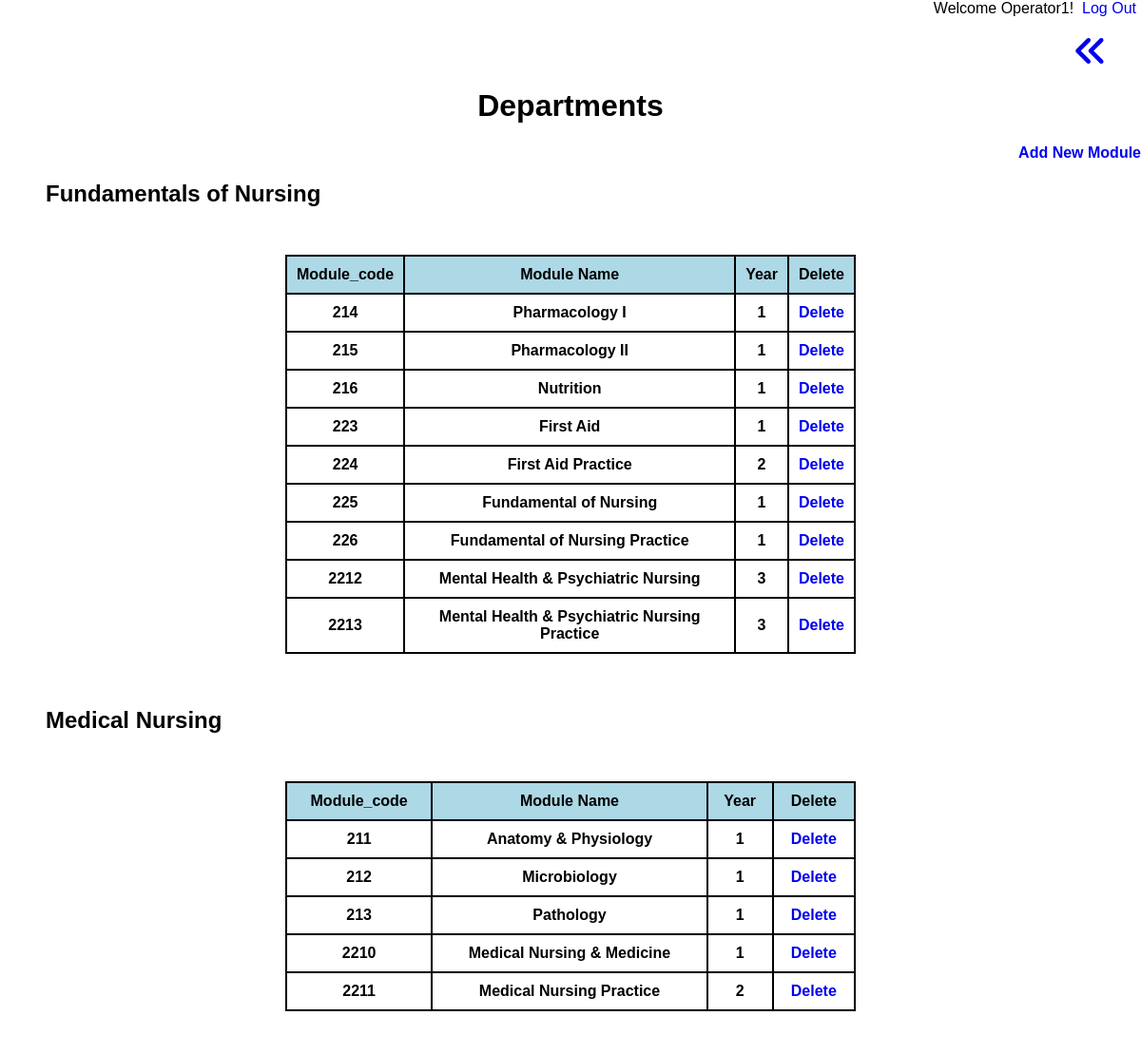
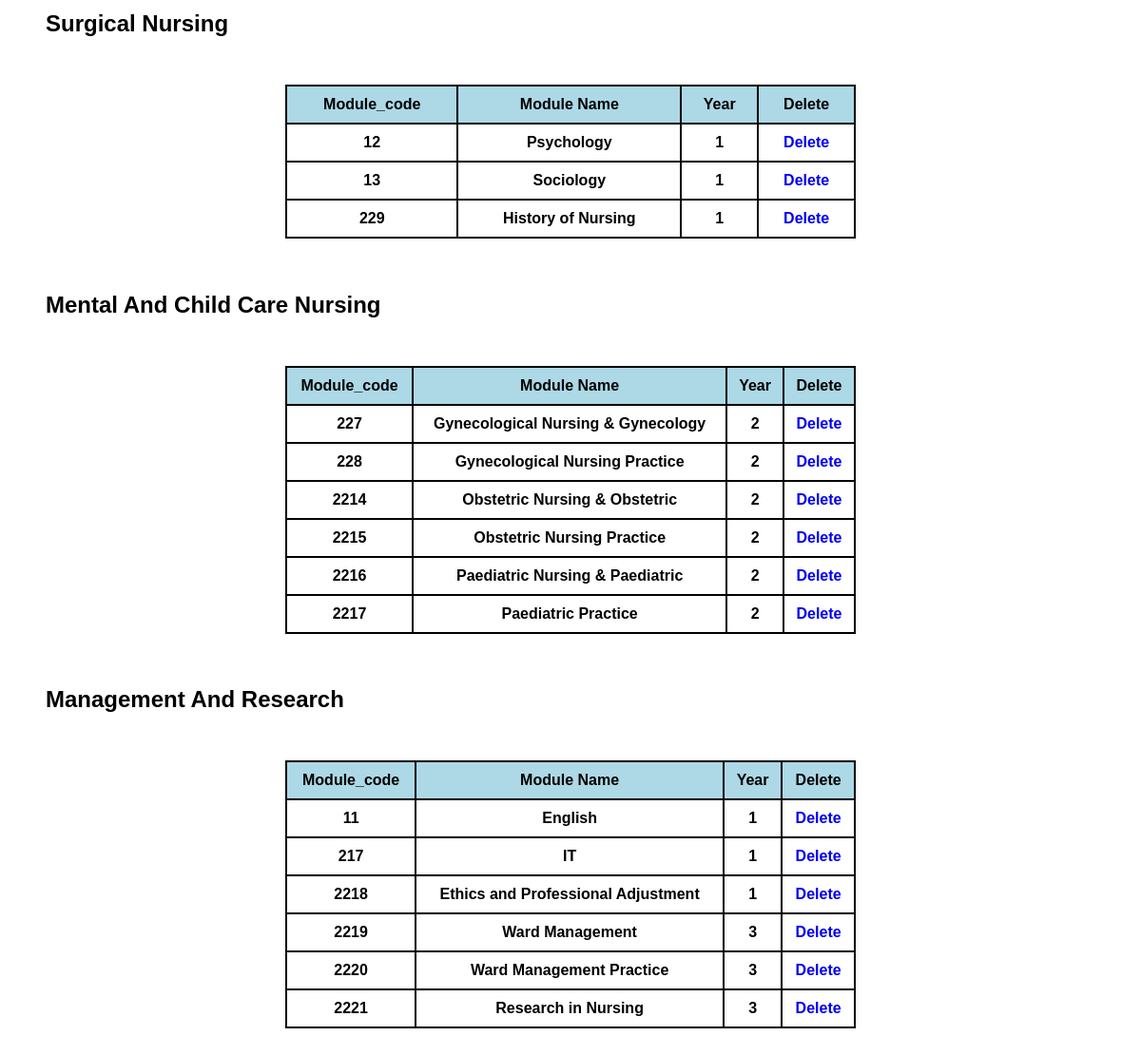
The app's page /add_modules_details.php (signed in) with its own data (2 pictures, top to bottom).
### tables this page shows
CREATE TABLE `modules` (
  `module_code` int(5) NOT NULL,
  `module_name` varchar(50) NOT NULL,
  `year` int(2) NOT NULL,
  `department` int(2) NOT NULL
);

### Model/db-add-modules.php (the view, shortened to what this page needs)
<?php require_once('inc/dbconnection.php'); ?>
<?php
	$modules_list = '';
	$query = "SELECT * FROM modules WHERE department=1";
	$module= mysqli_query($connection, $query);
	if ($module){	while ($modules = mysqli_fetch_assoc($module)) {
		$modules_list .= "<tr>";
		$modules_list .= "<td>{$modules['module_code']}</td>";
		$modules_list .= "<td>{$modules['module_name']}</td>";
		$modules_list .= "<td>{$modules['year']}</td>";
		$modules_list .= "<td><a href=\"Model/delete_module_row.php?del=$modules[module_name]\">Delete</a></td>";
		$modules_list .= "</tr>";
		}
	}
	else{
		echo "database query failed";
	}
	$modules_listB = '';
	$query = "SELECT * FROM modules WHERE department=2";
	$module= mysqli_query($connection, $query);
	if ($module){	while ($modules= mysqli_fetch_assoc($module)) {
		$modules_listB .= "<tr>";
		$modules_listB .= "<td>{$modules['module_code']}</td>";
	    $modules_listB .= "<td>{$modules['module_name']}</td>";
        $modules_listB .= "<td>{$modules['year']}</td>";
		$modules_listB .= "<td><a href=\"Model/delete_module_row.php?del=$modules[module_name]\">Delete</a></td>";
		$modules_listB .= "</tr>";
		}
	}
	else{
		echo "database query failed";
	}
	$modules2_list = '';
	$query = "SELECT * FROM modules where department=3";
	$module= mysqli_query($connection, $query);
	if ($module){	while ($modules = mysqli_fetch_assoc($module)) {
		$modules2_list .= "<tr>";
        $modules2_list .= "<td>{$modules['module_code']}</td>";
        $modules2_list .= "<td>{$modules['module_name']}</td>";
		$modules2_list .= "<td>{$modules['year']}</td>";
		$modules2_list .= "<td><a href=\"Model/delete_module_row.php?del=$modules[module_name]\">Delete</a></td>";
		$modules2_list .= "</tr>";
		}
	}
	else{
		echo "database query failed";
	}
	$modules2_listB = '';
	$query = "SELECT * FROM modules WHERE department=4";
	$module= mysqli_query($connection, $query);
	if ($module){	while ($modules = mysqli_fetch_assoc($module)) {
		$modules2_listB .= "<tr>";
		$modules2_listB .= "<td>{$modules['module_code']}</td>";
		$modules2_listB .= "<td>{$modules['module_name']}</td>";
		$modules2_listB .= "<td>{$modules['year']}</td>";
		$modules2_listB .= "<td><a href=\"Model/delete_module_row.php?del=$modules[module_name]\">Delete</a></td>";
		$modules2_listB .= "</tr>";
		}
	}
	else{
		echo "database query failed";
	}
	$modules3_list = '';
	$query = "SELECT * FROM modules where department=5";
	$module= mysqli_query($connection, $query);
	if ($module){	while ($modules= mysqli_fetch_assoc($module)) {
		$modules3_list .= "<tr>";
		$modules3_list .= "<td>{$modules['module_code']}</td>";
		$modules3_list .= "<td>{$modules['module_name']}</td>";
		$modules3_list .= "<td>{$modules['year']}</td>";
		$modules3_list .= "<td><a href=\"Model/delete_module_row.php?del=$modules[module_name]\">Delete</a></td>";
		$modules3_list .= "</tr>";
		}
	}
	else{
		echo "database query failed";
	}
 ?>

### css/view-exam-timeTables.css (style rules this page uses)
* { font-family: 'Work Sans', sans-serif; text-decoration: none; }
body, html { padding: 0; margin: 0; box-sizing: border-box; }
table.masterlist th, table.masterlist td { padding: 10px; border-bottom: 2px solid; border-left: 2px solid; font-weight: bold; }

### records on screen
modules: module_code "214", module_name "Pharmacology I", year "1"
modules: module_code "215", module_name "Pharmacology II", year "1"
modules: module_code "216", module_name "Nutrition", year "1"
modules: module_code "223", module_name "First Aid", year "1"
modules: module_code "224", module_name "First Aid Practice", year "2"
modules: module_code "225", module_name "Fundamental of Nursing", year "1"
modules: module_code "226", module_name "Fundamental of Nursing Practice", year "1"
modules: module_code "2212", module_name "Mental Health & Psychiatric Nursing", year "3"
modules: module_code "2213", module_name "Mental Health & Psychiatric Nursing Practice", year "3"
modules: module_code "211", module_name "Anatomy & Physiology", year "1"
modules: module_code "212", module_name "Microbiology", year "1"
modules: module_code "213", module_name "Pathology", year "1"
modules: module_code "2210", module_name "Medical Nursing & Medicine", year "1"
modules: module_code "2211", module_name "Medical Nursing Practice", year "2"
modules: module_code "12", module_name "Psychology", year "1"
modules: module_code "13", module_name "Sociology", year "1"
modules: module_code "229", module_name "History of Nursing", year "1"
modules: module_code "227", module_name "Gynecological Nursing & Gynecology", year "2"
modules: module_code "228", module_name "Gynecological Nursing Practice", year "2"
modules: module_code "2214", module_name "Obstetric Nursing & Obstetric", year "2"
modules: module_code "2215", module_name "Obstetric Nursing Practice", year "2"
modules: module_code "2216", module_name "Paediatric Nursing & Paediatric", year "2"
modules: module_code "2217", module_name "Paediatric Practice", year "2"
modules: module_code "11", module_name "English", year "1"
modules: module_code "217", module_name "IT", year "1"
modules: module_code "2218", module_name "Ethics and Professional Adjustment", year "1"
modules: module_code "2219", module_name "Ward Management", year "3"
modules: module_code "2220", module_name "Ward Management Practice", year "3"
modules: module_code "2221", module_name "Research in Nursing", year "3"

### other values on screen
$_SESSION['first_name'] "Operator1"
